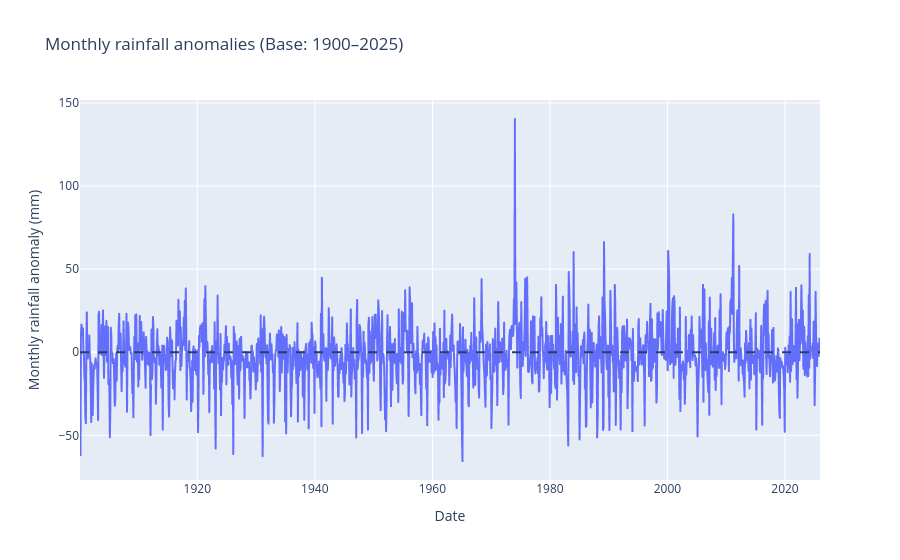

Notebook source saved alongside this figure:
### Code cell
fig = px.line(
    x=pmean_anomaly.time.values,
    y=pmean_anomaly.values,
    labels={
        'x': 'Date',
        'y': 'Monthly rainfall anomaly (mm)'
    },
    title='Monthly rainfall anomalies (Base: 1900–2025)'
)

fig.add_hline(y=0, line_dash='dash')

fig.update_traces(
    hovertemplate='%{x|%B %Y}<br>Anomaly: %{y:.1f} mm<extra></extra>'
)

fig.show()

### Figure 1 — Plotly figure (JSON) as saved in the notebook; plotly's stock layout.template omitted (floating-point values rounded to 4 significant figures; data arrays with more than 128 entries replaced by an {"elided": "..."} marker saying what was removed)
{"data": [{"hovertemplate": "%{x|%B %Y}<br>Anomaly: %{y:.1f} mm<extra></extra>", "legendgroup": "", "line": {"color": "#636efa", "dash": "solid"}, "marker": {"symbol": "circle"}, "mode": "lines", "name": "", "showlegend": false, "type": "scattergl", "x": {"elided": "1512 str values"}, "xaxis": "x", "y": {"elided": "1512 float values"}, "yaxis": "y"}], "layout": {"legend": {"tracegroupgap": 0}, "shapes": [{"line": {"dash": "dash"}, "type": "line", "x0": 0, "x1": 1, "xref": "x domain", "y0": 0, "y1": 0, "yref": "y"}], "title": {"text": "Monthly rainfall anomalies (Base: 1900–2025)"}, "xaxis": {"anchor": "y", "domain": [0, 1], "title": {"text": "Date"}}, "yaxis": {"anchor": "x", "domain": [0, 1], "title": {"text": "Monthly rainfall anomaly (mm)"}}}}
